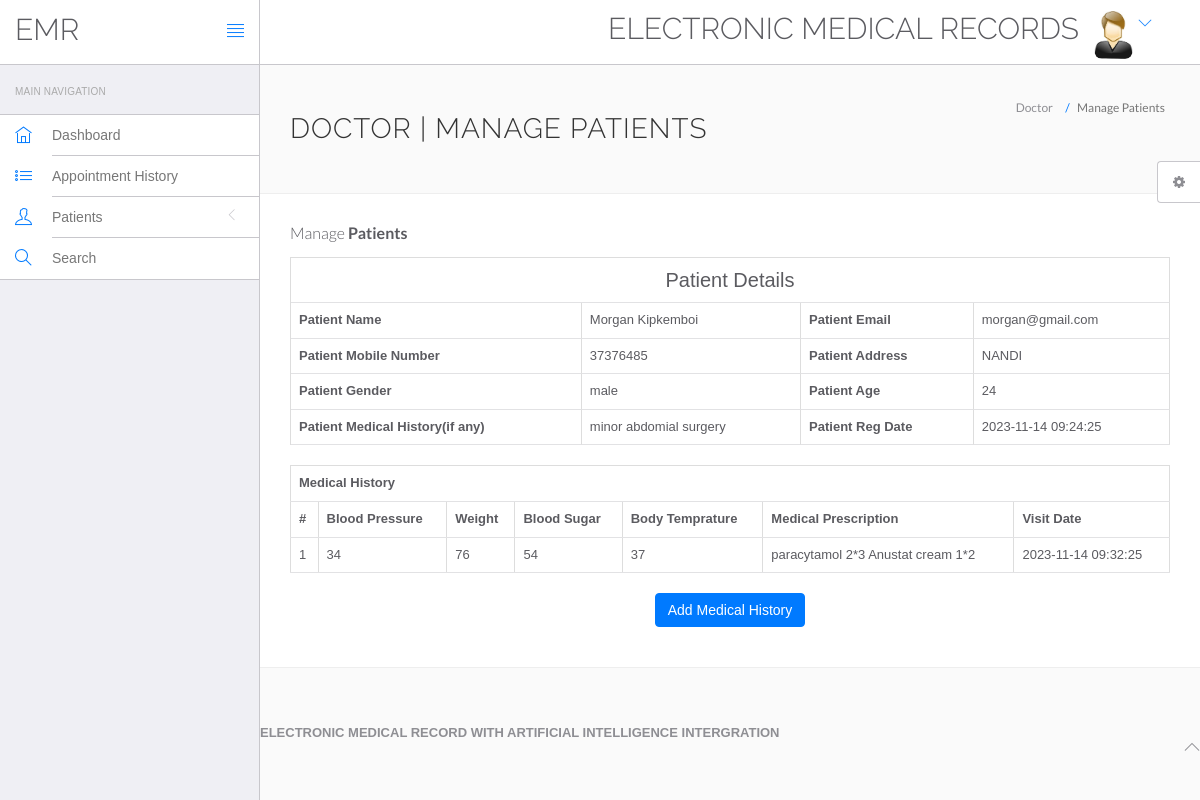
Page /hms/doctor/view-patient.php?viewid=2 (signed in) on the committed database.
### tables this page shows
CREATE TABLE `tblpatient` (
  `ID` int(10) NOT NULL,
  `Docid` int(10) DEFAULT NULL,
  `PatientName` varchar(200) DEFAULT NULL,
  `PatientContno` bigint(10) DEFAULT NULL,
  `PatientEmail` varchar(200) DEFAULT NULL,
  `PatientGender` varchar(50) DEFAULT NULL,
  `PatientAdd` mediumtext DEFAULT NULL,
  `PatientAge` int(10) DEFAULT NULL,
  `PatientMedhis` mediumtext DEFAULT NULL,
  `CreationDate` timestamp NULL DEFAULT current_timestamp(),
  `UpdationDate` timestamp NULL DEFAULT NULL ON UPDATE current_timestamp()
);

CREATE TABLE `tblmedicalhistory` (
  `ID` int(10) NOT NULL,
  `PatientID` int(10) DEFAULT NULL,
  `BloodPressure` varchar(200) DEFAULT NULL,
  `BloodSugar` varchar(200) NOT NULL,
  `Weight` varchar(100) DEFAULT NULL,
  `Temperature` varchar(200) DEFAULT NULL,
  `MedicalPres` mediumtext DEFAULT NULL,
  `CreationDate` timestamp NOT NULL DEFAULT current_timestamp() ON UPDATE current_timestamp()
);

### hms/doctor/view-patient.php (the view, shortened to what this page needs)
<?php
include('include/config.php');
if(strlen($_SESSION['id']==0)) {
 header('location:logout.php');
  } else{
?>
<!DOCTYPE html>
<html lang="en">
	<head>
		<link rel="stylesheet" href="vendor/bootstrap/css/bootstrap.min.css">
		<link rel="stylesheet" href="vendor/fontawesome/css/font-awesome.min.css">
		<link rel="stylesheet" href="vendor/themify-icons/themify-icons.min.css">
		<link href="vendor/animate.css/animate.min.css" rel="stylesheet" media="screen">
		<link href="vendor/perfect-scrollbar/perfect-scrollbar.min.css" rel="stylesheet" media="screen">
		<link href="vendor/switchery/switchery.min.css" rel="stylesheet" media="screen">
		<link href="vendor/bootstrap-touchspin/jquery.bootstrap-touchspin.min.css" rel="stylesheet" media="screen">
		<link href="vendor/select2/select2.min.css" rel="stylesheet" media="screen">
		<link href="vendor/bootstrap-datepicker/bootstrap-datepicker3.standalone.min.css" rel="stylesheet" media="screen">
		<link href="vendor/bootstrap-timepicker/bootstrap-timepicker.min.css" rel="stylesheet" media="screen">
		<link rel="stylesheet" href="assets/css/styles.css">
		<link rel="stylesheet" href="assets/css/plugins.css">
		<link rel="stylesheet" href="assets/css/themes/theme-1.css" id="skin_color" />
	</head>
	<body>
		<div id="app">
<?php include('include/sidebar.php');?>
<div class="app-content">
<?php include('include/header.php');?>
<div class="main-content" >
<div class="wrap-content container" id="container">
<section id="page-title">
<div class="row">
<div class="col-sm-8">
<h1 class="mainTitle">Doctor | Manage Patients</h1>
</div>
<ol class="breadcrumb">
<li>
<span>Doctor</span>
</li>
<li class="active">
<span>Manage Patients</span>
</li>
</ol>
</div>
</section>
<div class="container-fluid container-fullw bg-white">
<div class="row">
<div class="col-md-12">
<h5 class="over-title margin-bottom-15">Manage <span class="text-bold">Patients</span></h5>
<?php
                               $vid=$_GET['viewid'];
                               $ret=mysqli_query($con,"select * from tblpatient where ID='$vid'");
$cnt=1;
while ($row=mysqli_fetch_array($ret)) {
                               ?>
<table border="1" class="table table-bordered">
 <tr align="center">
<td colspan="4" style="font-size:20px;color:blue">
 Patient Details</td></tr>
    <tr>
    <th scope>Patient Name</th>
    <td><?php  echo $row['PatientName'];?></td>
    <th scope>Patient Email</th>
    <td><?php  echo $row['PatientEmail'];?></td>
  </tr>
  <tr>
    <th scope>Patient Mobile Number</th>
    <td><?php  echo $row['PatientContno'];?></td>
    <th>Patient Address</th>
    <td><?php  echo $row['PatientAdd'];?></td>
  </tr>
    <tr>
    <th>Patient Gender</th>
    <td><?php  echo $row['PatientGender'];?></td>
    <th>Patient Age</th>
    <td><?php  echo $row['PatientAge'];?></td>
  </tr>
  <tr>
    <th>Patient Medical History(if any)</th>
    <td><?php  echo $row['PatientMedhis'];?></td>
     <th>Patient Reg Date</th>
    <td><?php  echo $row['CreationDate'];?></td>
  </tr>
<?php }?>
</table>
<?php
$ret=mysqli_query($con,"select * from tblmedicalhistory  where PatientID='$vid'");
 ?>
<table id="datatable" class="table table-bordered dt-responsive nowrap" style="border-collapse: collapse; border-spacing: 0; width: 100%;">
  <tr align="center">
   <th colspan="8" >Medical History</th>
  </tr>
  <tr>
    <th>#</th>
<th>Blood Pressure</th>
<th>Weight</th>
<th>Blood Sugar</th>
<th>Body Temprature</th>
<th>Medical Prescription</th>
<th>Visit Date</th>
</tr>
<?php
while ($row=mysqli_fetch_array($ret)) {
  ?>
<tr>
  <td><?php echo $cnt;?></td>
 <td><?php  echo $row['BloodPressure'];?></td>
 <td><?php  echo $row['Weight'];?></td>
 <td><?php  echo $row['BloodSugar'];?></td>
  <td><?php  echo $row['Temperature'];?></td>
  <td><?php  echo $row['MedicalPres'];?></td>
  <td><?php  echo $row['CreationDate'];?></td>
</tr>
<?php $cnt=$cnt+1;} ?>
</table>
<p align="center">
 <button class="btn btn-primary waves-effect waves-light w-lg" data-toggle="modal" data-target="#myModal">Add Medical History</button></p>
</div>
</div>
</div>
</div>
	<?php include('include/footer.php');?>
	<?php include('include/setting.php');?>
		</div>
	</body>
</html>
<?php }  ?>

### hms/doctor/assets/css/themes/theme-1.css (style rules this page uses)
body { background: #FAFAFA; }

### rows in the picture
tblpatient: PatientName "Morgan Kipkemboi", PatientEmail "morgan@gmail.com", PatientContno "37376485", PatientAdd "NANDI", PatientGender "male", PatientAge "24", PatientMedhis "minor abdomial surgery", CreationDate "2023-11-14 09:24:25"
tblmedicalhistory: BloodPressure "34", Weight "76", BloodSugar "54", Temperature "37", MedicalPres "paracytamol 2*3 Anustat cream 1*2", CreationDate "2023-11-14 09:32:25"
